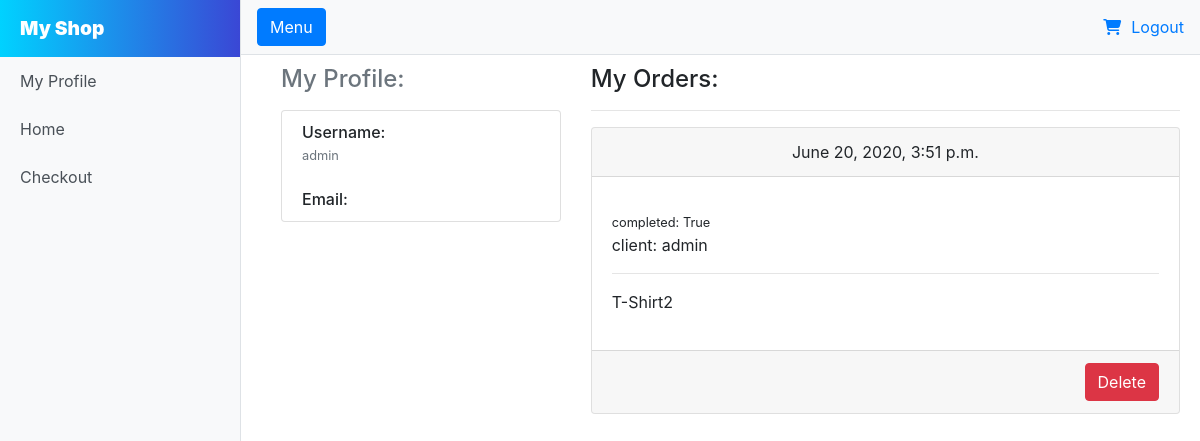
/profile/ (signed in), run on the app's committed database.
### app/models.py (models this page shows, shortened)
class Order(models.Model):
    user = models.ForeignKey(User, on_delete=models.CASCADE)
    items = models.ManyToManyField('OrderItem')
    ordered = models.BooleanField(default=False, null=True, blank=False)
    date_added = models.DateTimeField(default=timezone.now())

class OrderItem(models.Model):
    user = models.ForeignKey(User, on_delete=models.CASCADE)
    ordered = models.BooleanField(default=False, null=True, blank=False)
    item = models.ForeignKey(Item, on_delete=models.SET_NULL, null=True)
    quantity = models.IntegerField(default=1)
    def __str__(self):
        return self.item.name

class Item(models.Model):
    name = models.CharField(max_length=200)
    price = models.IntegerField()
    description = models.TextField(default='No Description')
    image = models.ImageField('Label')

### app/views.py (the view)
# urls.py: path('profile/',views.profile,name='profile'),
@login_required()
def profile(request):
    user = request.user
    orders = Order.objects.filter(user = user,ordered=True)
    return render(request,'app/profile.html',{'orders':orders})

### app/templates/app/profile.html (shortened to what this page needs)
{% extends 'app/base.html' %}
{% block content%}
<section class="services spad">
    <div class="container" style="margin: 10px;">
        <div class="row">
            <div class="col-md-4 order-md-1 mb-4">
                <h4 class="d-flex justify-content-between align-items-center mb-3">
                    <span class="text-muted">My Profile:</span>
                </h4>
                <ul class="list-group mb-3">
                    <li class="list-group-item d-flex justify-content-between lh-condensed">
                        <div>
                            <h6 class="my-0">Username:</h6>
                            <small class="text-muted">{{ user.username}} </small>
                        </div>
                    <li class="list-group-item d-flex justify-content-between lh-condensed">
                        <div>
                            <h6 class="my-0">Email:</h6>
                        </div>
                </ul>
            </div>
            <div class="col-md-8 order-md-1">
                <h4 class="mb-3">My Orders:</h4>
                <hr>
                {% for order in orders %}
                <div class="card text-center">
                    <div class="card-header">{{ order.date_added }}
                    </div>
                    <div class="card-body" style="text-align: left;">
                      <small class="card-text">completed: {{ order.ordered }}</small><br>
                      <p class="card-text">client: {{ order.user }} </p>
                      <p class="card-text">{% for item in order.items.all %}<hr>{{ item }} {% endfor%}
                    </p>
                    </div>
                    <div class="card-footer text-muted">
                        <a href="#" class="btn btn-danger" style="float: right;">Delete</a>
                    </div>
                  </div>
                  <br>
                {% endfor %}
            </div>
        </div>
    </div>
</section>
{% endblock content%}

### static/app/css/simple-sidebar.css (style rules this page uses)
body { overflow-x: hidden; }

### data on the page
Order: date_added "June 20, 2020, 3:51 p.m.", ordered "True", user "admin"
OrderItem: item.name "T-Shirt2"

### other printed values
{{ user.username }} "admin"
